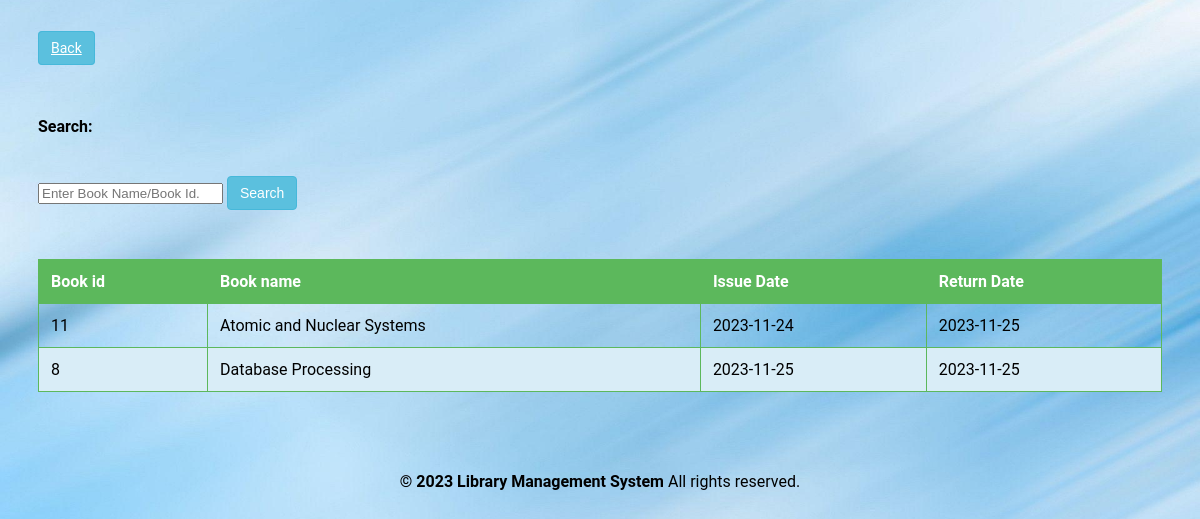
The app's page /student/history.php (signed in) with its own data.
### tables this page shows
CREATE TABLE `record` (
  `RollNo` varchar(50) NOT NULL,
  `BookId` int(10) NOT NULL,
  `Date_of_Issue` date DEFAULT NULL,
  `Due_Date` date DEFAULT NULL,
  `Date_of_Return` date DEFAULT NULL,
  `Dues` int(10) DEFAULT NULL,
  `Renewals_left` int(10) DEFAULT NULL,
  `Time` time DEFAULT NULL
);

CREATE TABLE `book` (
  `BookId` int(10) NOT NULL,
  `Title` varchar(50) DEFAULT NULL,
  `Publisher` varchar(50) DEFAULT NULL,
  `Year` varchar(50) DEFAULT NULL,
  `Availability` int(5) DEFAULT NULL
);

### student/history.php (the view, shortened to what this page needs)
<?php
require('dbconn.php');
?>
<?php
if ($_SESSION['RollNo']) {
    ?>
<!DOCTYPE html>
<html lang="en">
    <head>
        <a href="javascript:history.back()" class="btn btn-secondary">Back</a>
    </head>
    <body>
                    <div class="span9">
                        <form class="form-horizontal row-fluid" action="history.php" method="post">
                                        <div class="control-group">
                                            <label class="control-label" for="Search"><b>Search:</b></label>
                                            <div class="controls">
                                                <input type="text" id="title" name="title" placeholder="Enter Book Name/Book Id." class="span8" required>
                                                <button type="submit" name="submit"class="btn">Search</button>
                                            </div>
                                        </div>
                                    </form>
                                    <br>
                                    <?php
                                    $rollno = $_SESSION['RollNo'];
                                    if(isset($_POST['submit']))
                                        {$s=$_POST['title'];
                                            $sql="SELECT * FROM LMS.record, LMS.book WHERE RollNo = '$rollno' AND Date_of_Issue IS NOT NULL AND Date_of_Return IS NOT NULL AND book.Bookid = record.BookId AND (record.BookId = '$s' OR Title LIKE '%$s%') ORDER BY Date_of_Issue ASC";
                                        }
                                    else
                                        $sql="SELECT * FROM LMS.record, LMS.book WHERE RollNo = '$rollno' AND Date_of_Issue IS NOT NULL AND Date_of_Return IS NOT NULL AND book.Bookid = record.BookId ORDER BY Date_of_Issue ASC";
                                    $result=$conn->query($sql);
                                    $rowcount=mysqli_num_rows($result);
                                    if(!($rowcount))
                                    	echo "<br><center><h2><b><i>No Results</i></b></h2></center>";
                                    else
                                    {
                                    ?>
                        <table class="table" id = "tables">
                                  <thead>
                                    <tr>
                                      <th>Book id</th>
                                      <th>Book name</th>
                                      <th>Issue Date</th>
                                      <th>Return Date</th>
                                    </tr>
                                  </thead>
                                  <tbody>
                                <?php
                            while($row=$result->fetch_assoc())
                            {
                                $bookid=$row['BookId'];
                                $name=$row['Title'];
                                $issuedate=$row['Date_of_Issue'];
                                $returndate=$row['Date_of_Return'];
                            ?>
                                    <tr>
                                      <td><?php echo $bookid ?></td>
                                      <td><?php echo $name ?></td>
                                      <td><?php echo $issuedate ?></td>
                                      <td><?php echo $returndate ?></td>
                                    </tr>
                            <?php }} ?>
                                    </tbody>
                                </table>
                    </div>
<div class="footer">
            <div class="container">
                <b class="copyright">&copy; 2023 Library Management System </b>All rights reserved.
            </div>
        </div>
    </body>
</html>
<?php }
else {
    echo "<script type='text/javascript'>alert('Access Denied!!!')</script>";
} ?>

### student/history.php (style rules this page uses)
body { font-family: 'Roboto', sans-serif; background: url('images/book.jpg') no-repeat; background-size: cover; background-position: center; padding:30px; }
.table { width: 100%; border-collapse: collapse; margin-top: 2px; overflow-x: auto; margin-top:30px; }
.table th, .table td { border: 1px solid #5cb85c; padding: 12px; text-align: left; }
.table th { background-color: #5cb85c; color: #fff; }
.table tbody tr:nth-child(even) { background-color: #d9edf7; }
.btn { padding: 8px 12px; font-size: 14px; cursor: pointer; background-color: #5bc0de; color: #fff; border: 1px solid #46b8da; border-radius: 4px; margin-right:50px; margin-top:40px; }
.footer { text-align: center; padding: 30px; color: #black; }
.span9 { margin-top:60px; margin-bottom:50px; }
.control-label { margin-top:100px; margin-bottom:500px; }

### records on screen
record: BookId.BookId "11", BookId.Title "Atomic and Nuclear Systems", Date_of_Issue "2023-11-24", Date_of_Return "2023-11-25"
record: BookId.BookId "8", BookId.Title "Database Processing", Date_of_Issue "2023-11-25", Date_of_Return "2023-11-25"
